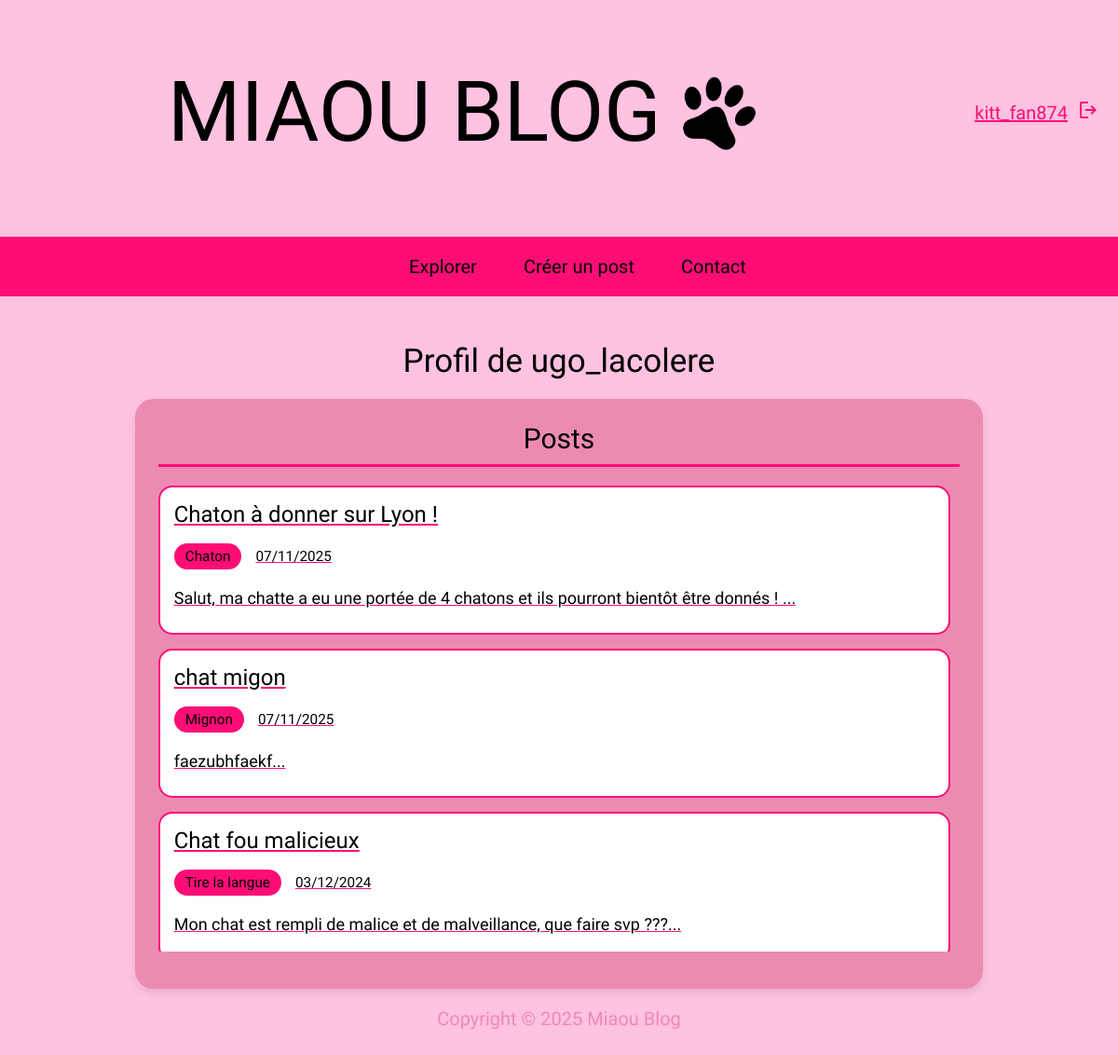
The page /profil.php?id=12 (signed in) on the database its author committed.
### tables this page shows
CREATE TABLE IF NOT EXISTS `utilisateur` (
  `id_user` int NOT NULL AUTO_INCREMENT,
  `email` varchar(25) NOT NULL,
  `pseudo` varchar(15) NOT NULL,
  `mot_de_passe` varchar(100) NOT NULL,
  PRIMARY KEY (`id_user`),
  UNIQUE KEY `email` (`email`),
  UNIQUE KEY `pseudo` (`pseudo`)
);

CREATE TABLE IF NOT EXISTS `post` (
  `id_post` int NOT NULL AUTO_INCREMENT,
  `titre_post` varchar(100) NOT NULL,
  `date_post` date NOT NULL,
  `description` varchar(300) NOT NULL,
  `id_user` int DEFAULT NULL,
  PRIMARY KEY (`id_post`),
  KEY `fk_user_post` (`id_user`)
);

### profil.php (the view, shortened to what this page needs)
<!DOCTYPE html>
<html lang="fr">
    <?php
        require_once("head.php");
        require_once("bd.php");
        $sql = "SELECT p.*, GROUP_CONCAT(c.nom_categorie SEPARATOR ', ') as nom_categorie
                FROM post p
                LEFT JOIN post_categorie pc ON p.id_post = pc.id_post
                LEFT JOIN categorie c ON pc.id_categorie = c.id_categorie
                WHERE p.id_user = ?
                GROUP BY p.id_post
                ORDER BY p.date_post DESC";
        $statement = $pdo->prepare($sql);
        $statement->execute([$_GET["id"]]);
        $posts = $statement->fetchAll();
        $sql = "SELECT pseudo FROM utilisateur WHERE id_user = ?";
        $statement = $pdo->prepare($sql);
        $statement->execute([$_GET["id"]]);
        $auteur = $statement->fetch(PDO::FETCH_ASSOC);
    ?>
    <body id="authentification">
        <?php require_once("header.php") ?>
        <main>
            <h2>Profil de <?= $auteur["pseudo"] ?></h2>
                <section class="mon-compte-section section-posts">
                    <h3>Posts</h3>
                    <?php if (empty($posts)): ?>
                        <p class="aucun-contenu">Vous n'avez pas encore créé de posts.</p>
                    <?php else: ?>
                        <div class="liste-posts">
                            <?php foreach ($posts as $post): ?>
                                <a href="post.php?id=<?= $post["id_post"] ?>">
                                    <div class="item-post">
                                        <div class="post-info">
                                            <h4><?= htmlspecialchars($post["titre_post"]) ?></h4>
                                            <p class="post-meta">
                                                <span class="categorie"><?= htmlspecialchars($post["nom_categorie"] ?? "Sans catégorie") ?></span>
                                                <span class="date"><?= date("d/m/Y", strtotime($post["date_post"])) ?></span>
                                            </p>
                                            <p class="description"><?= htmlspecialchars(substr($post["description"], 0, 100)) ?>...</p>
                                        </div>
                                    </div>
                                </a>
                            <?php endforeach; ?>
                        </div>
                    <?php endif; ?>
                </section>
        </main>
        <?php require_once("footer.php") ?>
    </body>
</html>

### style.css (style rules this page uses)
:root { --color1: #FFC2E0; --color2: #EC8BB2; --color3: black; --color4: #FF0D76; --font-family1: 'Lilita One'; }
* { font-family: var(--font-family1); font-weight: 200; font-size: 20px; }
body { background-color: var(--color1); margin-left: 0; margin-right: 0; }
a { color: var(--color4); }
h2 { font-size: 35px; }
main { display: flex; flex-direction: column; justify-content: center; align-items: center; gap: 20px; }
body#authentification main a { color: var(--color4); }
body#authentification h2 { margin-bottom: 0; }
.mon-compte-section { background-color: var(--color2); padding: 25px; border-radius: 20px; box-shadow: 0 4px 10px rgba(0,0,0,0.1); }
.mon-compte-section h3 { margin: 0 0 20px 0; color: var(--color3); font-size: 1.5em; text-align: center; border-bottom: 3px solid var(--color4); padding-bottom: 10px; }
.liste-posts { max-height: 500px; overflow-y: auto; padding-right: 10px; margin-bottom: 15px; }
.item-post { background-color: white; padding: 15px; margin-bottom: 15px; border-radius: 15px; border: 2px solid var(--color4); }
.post-info h4 { margin: 0 0 10px 0; color: var(--color3); font-size: 1.2em; }
.post-meta { display: flex; gap: 15px; font-size: 0.85em; margin-bottom: 10px; align-items: center; }
.post-meta .categorie { background-color: var(--color4); color: var(--color3); padding: 5px 12px; border-radius: 15px; font-size: 0.9em; }
.post-meta .date { color: var(--color3); font-size: 0.9em; }
.description { color: var(--color3); font-size: 0.9em; margin-bottom: 10px; line-height: 1.4; }

### rows shown on the page
utilisateur: pseudo "ugo_lacolere"
post: titre_post "Chaton à donner sur Lyon !", nom_categorie "Chaton", date_post "07/11/2025", description "Salut, ma chatte a eu une portée de 4 chatons et ils pourront bientôt être donnés !"
post: titre_post "chat migon", nom_categorie "Mignon", date_post "07/11/2025", description "faezubhfaekf"
post: titre_post "Chat fou malicieux", nom_categorie "Tire la langue", date_post "03/12/2024", description "Mon chat est rempli de malice et de malveillance, que faire svp ???"

### other values the page prints
$_SESSION["pseudo"] "kitt_fan874"
